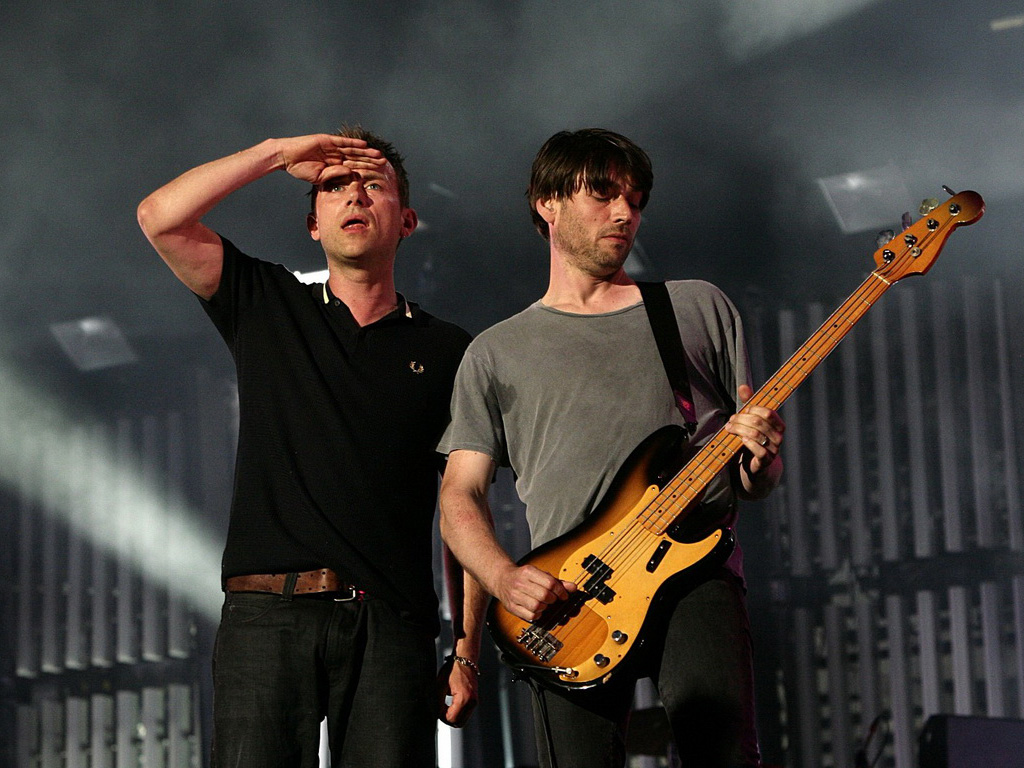
//> input picture vib/cv/ImageDiff/test1.jpg, 1024 x 768 px
$ ./imagediff test1.jpg test2.jpg   (built with g++ and OpenCV 4)
//> lines starting //> are read from the running program, lines starting //| are printed output that depends on the picture
#include "opencv2/highgui/highgui.hpp"
#include "opencv2/imgproc/imgproc.hpp"

#include <boost/lexical_cast.hpp>

#include <cmath>
#include <iostream>
#include <limits>
#include <string>


using namespace std;
using namespace cv;

static const char * usage = R"USAGE(
Usage: imagediff test1.jpg [test2.jpg]

When two images are provided as an argument, returns a number from 0-1
quantifying how different their color histograms are.

By definition images of different resolution are considered to have
difference = 1, to compare images of differing dimensions first scale
them to be the same size.

When one image is provided as an argument, returns a JSON string of
the RGB histogram formatted as:

{ "width"  : 123,
  "height" : 456,
  "r_hist" : [ 0, 0, 19, 43, 1534, ... ],
  "g_hist" : [ 0, 0, 19, 43, 1534, ... ],
  "b_hist" : [ 0, 0, 19, 43, 1534, ... ] }

Each _hist array has 16 elements, and the value in the Nth position is
the number of pixels whose of the corresponding color whose upper four
bits in binary are N.

)USAGE";

// Return a JSON formatted string with the RGB histogram data.
void format_json( int width, int height, const Mat & bhist, const Mat & ghist, const Mat & rhist, string * result ) {
  // Just format the string manually - no need for a library here.
  *result += "{";
  *result += "\"width\":" + boost::lexical_cast<std::string>( width ) + ",";
  *result += "\"height\":" + boost::lexical_cast<std::string>( height ) + ",";

  *result += "\"r_hist\":[";
  for ( int i = 0 ; i < rhist.rows-1 ; i++ ) {
    *result += boost::lexical_cast<std::string>( rhist.at<float>( 0, i ) ) + ",";
  }
  *result += boost::lexical_cast<std::string>( rhist.at<float>( 0, rhist.rows-1 ) ) + "],";

  *result += "\"g_hist\":[";
  for ( int i = 0 ; i < ghist.rows-1 ; i++ ) {
    *result += boost::lexical_cast<std::string>( ghist.at<float>( 0, i ) ) + ",";
  }
  *result += boost::lexical_cast<std::string>( ghist.at<float>( 0, ghist.rows-1 ) ) + "],";

  *result += "\"b_hist\":[";
  for ( int i = 0 ; i < bhist.rows-1 ; i++ ) {
    *result += boost::lexical_cast<std::string>( bhist.at<float>( 0, i ) ) + ",";
  }
  *result += boost::lexical_cast<std::string>( bhist.at<float>( 0, bhist.rows-1 ) ) + "]";

  *result += "}";

  return;
}


/**
 * @function main
 */
int main( int argc, char** argv ) {
  Mat a, b, dst;

  if ( argc == 2 || argc == 3 ) {
    // Process the first image.
    a = imread( argv[1], CV_LOAD_IMAGE_COLOR );
//> a is the input picture: 768 rows x 1024 cols, CV_8UC3; mean B, G, R 55.1, 59.2, 63.1
    if( !a.data )
      { return -1; }

    /// Separate the image in 3 places ( B, G and R )
    vector<Mat> a_bgr_planes;
    split( a, a_bgr_planes );
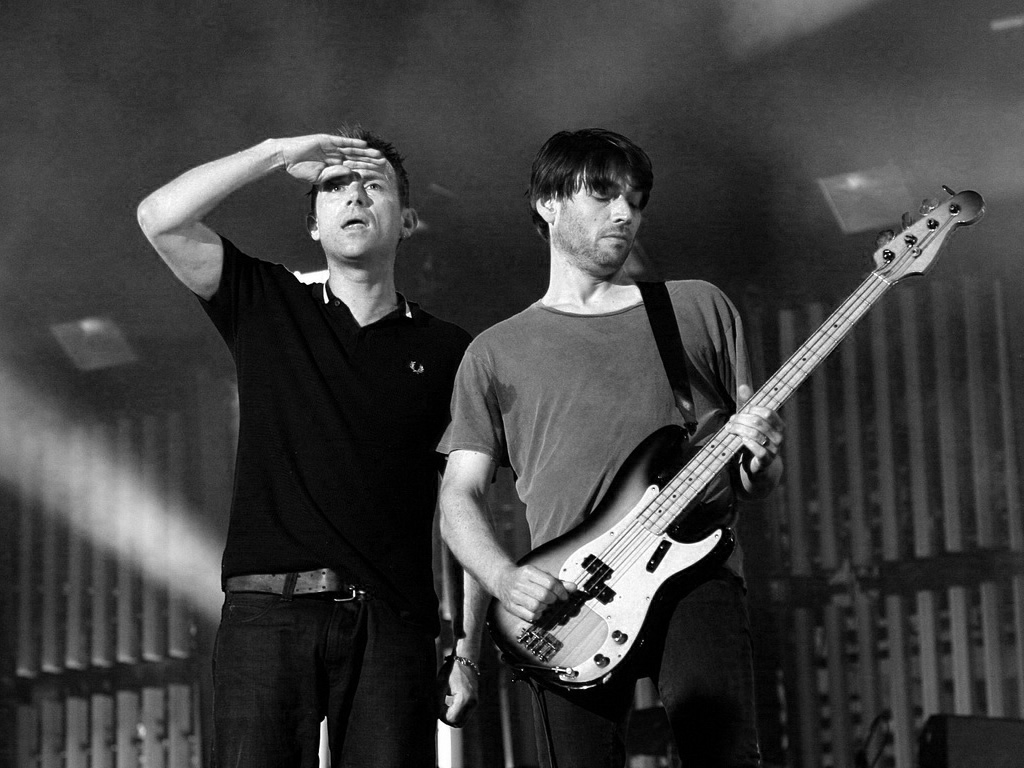
//> a_bgr_planes[2]: 768 rows x 1024 cols, CV_8UC1; min 0, max 255, mean 63.1

    /// Establish the number of bins
    int histSize = 16;

    /// Set the ranges ( for B,G,R) )
    float range[] = { 0, 256 } ;
    const float* histRange = { range };

    bool uniform = true; bool accumulate = false;

    Mat a_b_hist, a_g_hist, a_r_hist;

    /// Compute the histograms:
    calcHist( &a_bgr_planes[0], 1, 0, Mat(), a_b_hist, 1, &histSize, &histRange, uniform, accumulate );
//> a_b_hist = [153810, 73752, 97720, 139297, 150965, 79342, 39841, 24282, 11333, 5124, 3733, 3364, 2338, 533, 106, 892]
    calcHist( &a_bgr_planes[1], 1, 0, Mat(), a_g_hist, 1, &histSize, &histRange, uniform, accumulate );
//> a_g_hist = [128268, 93641, 102436, 139967, 128833, 67112, 43188, 29488, 15581, 12732, 12638, 6713, 3174, 1553, 148, 960]
    calcHist( &a_bgr_planes[2], 1, 0, Mat(), a_r_hist, 1, &histSize, &histRange, uniform, accumulate );
//> a_r_hist = [124462, 100250, 107384, 168163, 97361, 43212, 38667, 26245, 13039, 10485, 9570, 10590, 11927, 9328, 9154, 6595]

    // If we were called with only one argument, just print out the
    // histogram data and exit.
    if ( argc == 2 ) {
      string * result = new string();
      format_json( a.cols, a.rows, a_b_hist, a_g_hist, a_r_hist, result );
      cout << *result << endl;
      free( result );
      return 0;
    }

    // Otherwise compute the differenace and print the score.
    b = imread( argv[2], CV_LOAD_IMAGE_COLOR );
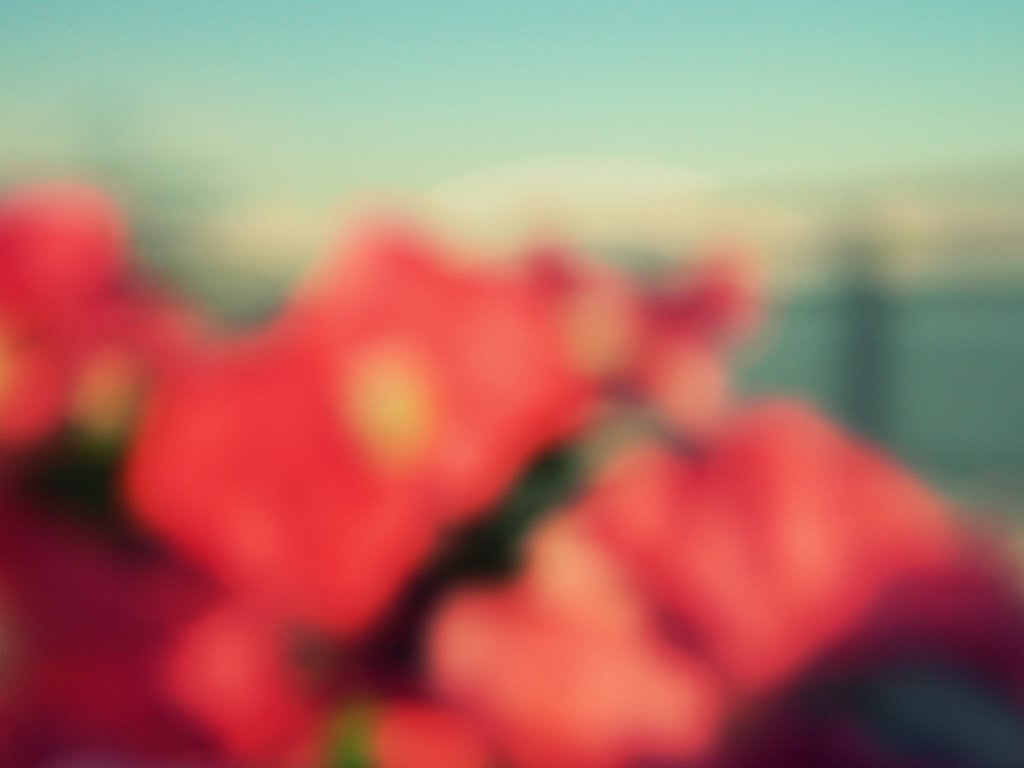
//> input picture vib/cv/ImageDiff/test2.jpg, 1024 x 768 px
//> b is the input picture: 768 rows x 1024 cols, CV_8UC3; mean B, G, R 103.4, 114, 172.6
    if( !b.data )
      { return -1; }

    // If the images have different sizes, we assume they are different
    // for the purposes of this application.
    if ( a.size() != b.size() ) {
      cout << 1 << endl;
      return 0;
    }

    // Otherwise return the difference of their color histograms,
    // normalized from 0-1.
    vector<Mat> b_bgr_planes;
    split( b, b_bgr_planes );
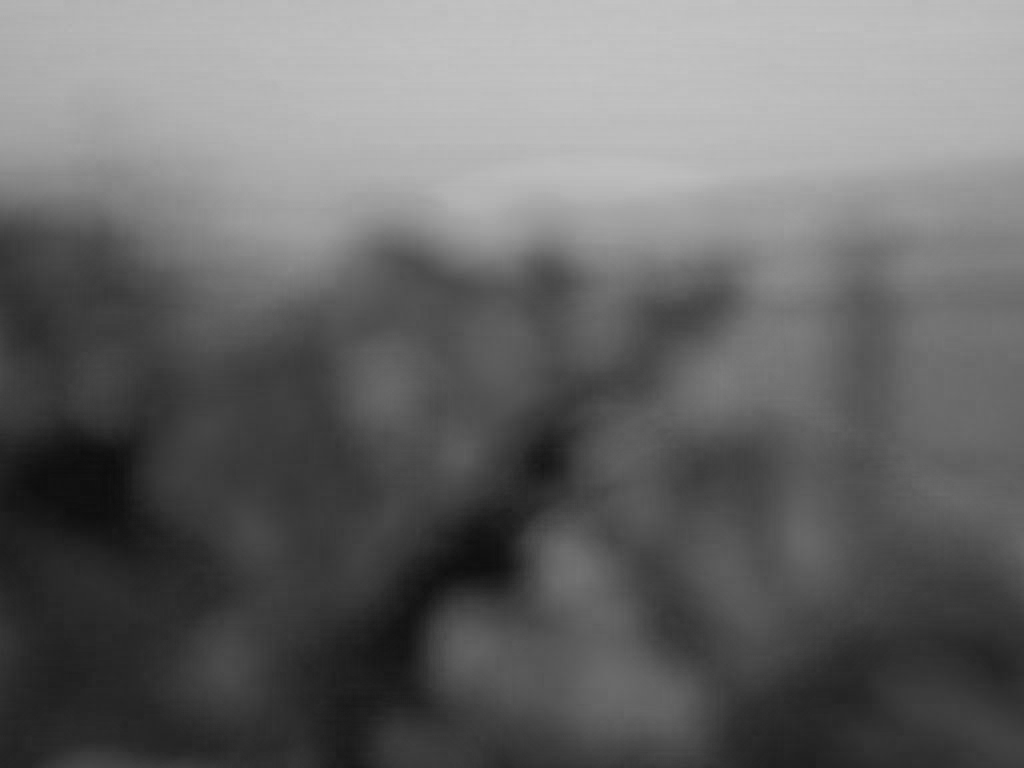
//> b_bgr_planes[0]: 768 rows x 1024 cols, CV_8UC1; min 12, max 196, mean 103.4
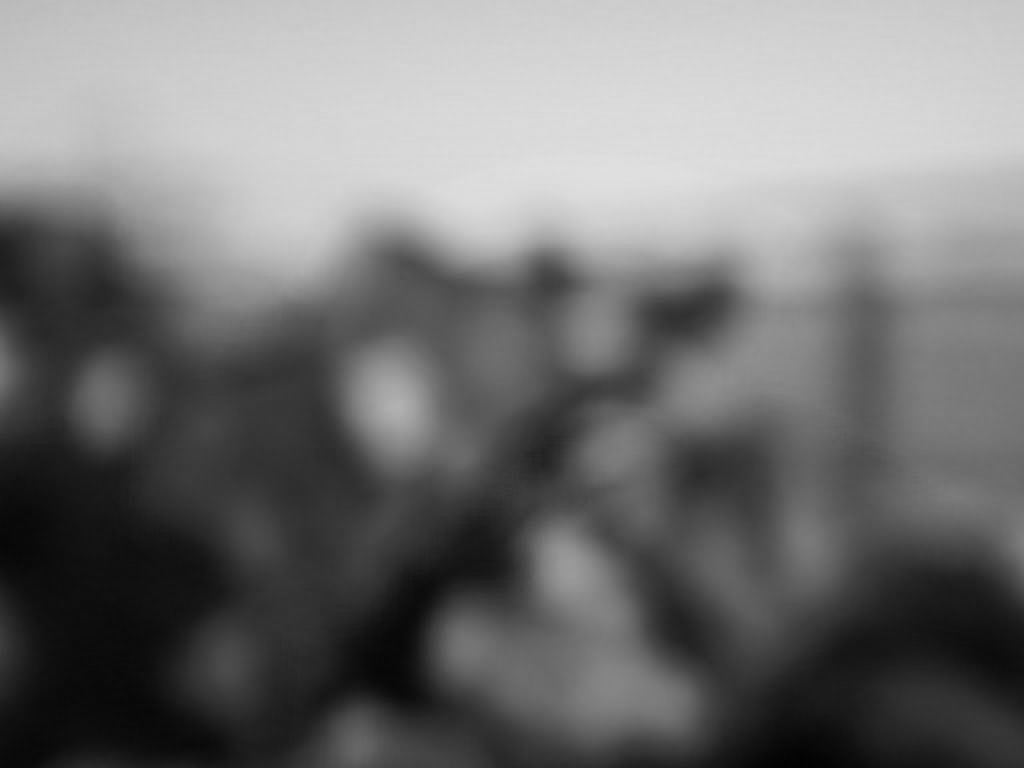
//> b_bgr_planes[1]: 768 rows x 1024 cols, CV_8UC1; min 2, max 224, mean 114
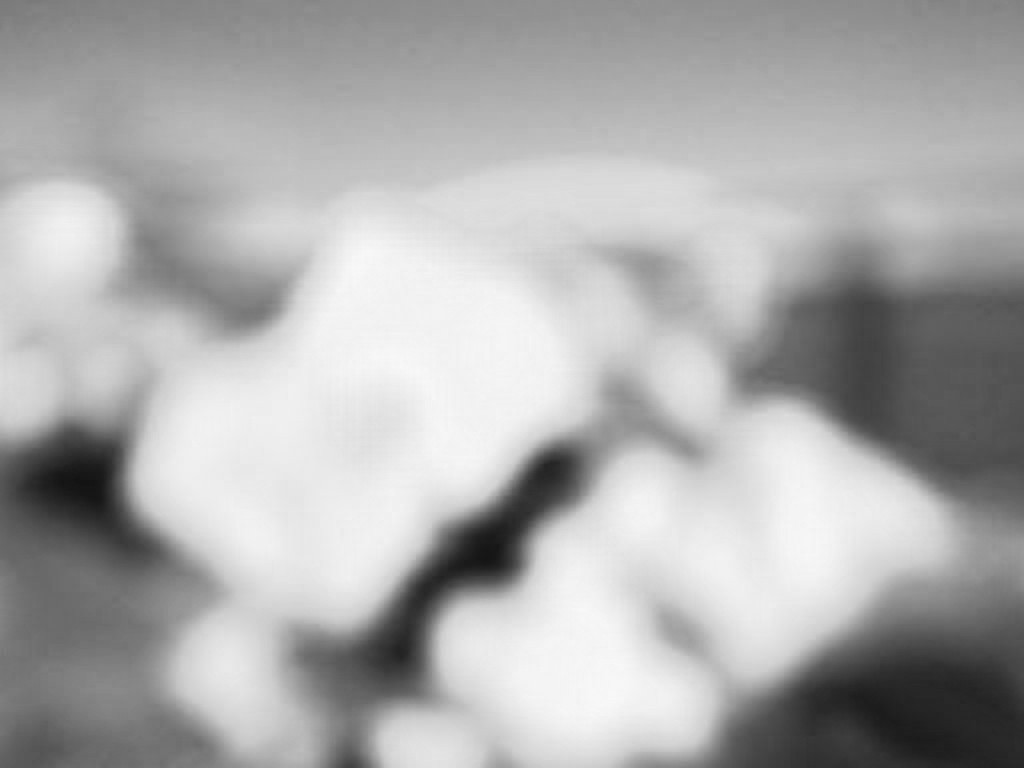
//> b_bgr_planes[2]: 768 rows x 1024 cols, CV_8UC1; min 19, max 249, mean 172.6

    Mat b_b_hist, b_g_hist, b_r_hist;

    calcHist( &b_bgr_planes[0], 1, 0, Mat(), b_b_hist, 1, &histSize, &histRange, uniform, accumulate );
//> b_b_hist = [1561, 26609, 87023, 120899, 95984, 106436, 62458, 34830, 24427, 29891, 38340, 133523, 24451, 0, 0, 0]
    calcHist( &b_bgr_planes[1], 1, 0, Mat(), b_g_hist, 1, &histSize, &histRange, uniform, accumulate );
//> b_g_hist = [38013, 63168, 56720, 96089, 53527, 64134, 61411, 51990, 31974, 17757, 17664, 23562, 88398, 121958, 67, 0]
    calcHist( &b_bgr_planes[2], 1, 0, Mat(), b_r_hist, 1, &histSize, &histRange, uniform, accumulate );
//> b_r_hist = [0, 5059, 19743, 15154, 20875, 38286, 28398, 32492, 46337, 75452, 79563, 85420, 70387, 100285, 109988, 58993]

    double total_diff = 0;

    for( int i = 0; i < histSize; i++ ) {
      total_diff += abs( a_b_hist.at<float>(i) - b_b_hist.at<float>(i) )
	+ abs( a_g_hist.at<float>(i) - b_g_hist.at<float>(i) )
	+ abs( a_r_hist.at<float>(i) - b_r_hist.at<float>(i) );
    }
//> this loop made 16 passes
//> total_diff on passes 1 to 12: 366966, 539773, 683827, 899112, 1105885, 1140883, 1191992, 1231289, 1294074, 1388833, 1498459, 1720297
//> after the loop, total_diff = 2253260

    cout << total_diff / ( 6 * a.rows * a.cols ) << endl;
//| 0.477528

    return 0;
//> (the program exits here)
